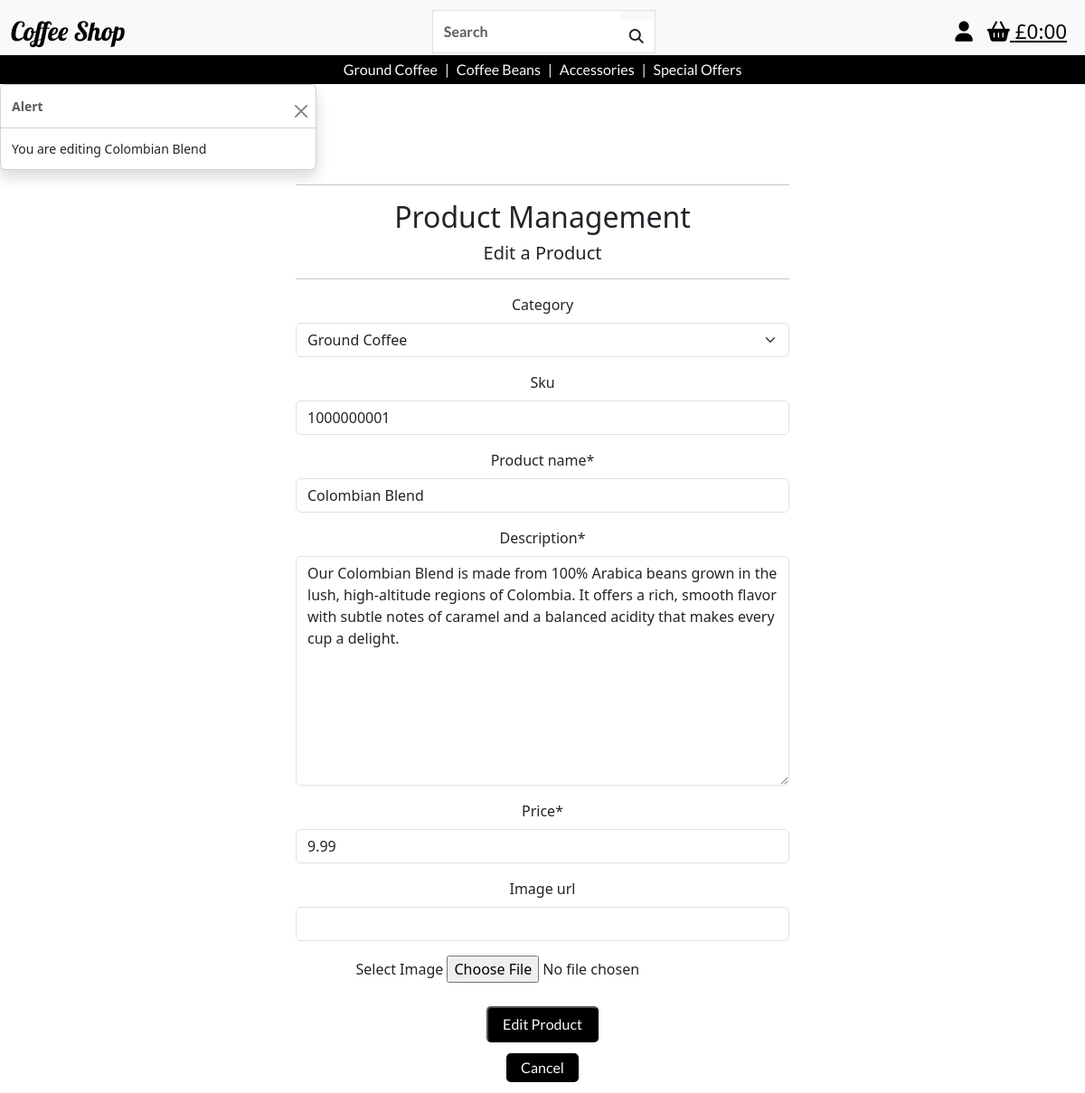
Page /products/edit/1/ (signed in) on the committed database.
### products/models.py (models this page shows, shortened)
class Product(models.Model):
    category = models.ForeignKey(
        'Category', null=True, blank=True, on_delete=models.SET_NULL)
    sku = models.CharField(max_length=254, null=True, blank=True, unique=True)
    product_name = models.CharField(max_length=254)
    description = models.TextField()
    price = models.DecimalField(max_digits=6, decimal_places=2)
    image_url = models.URLField(max_length=1024, null=True, blank=True)
    image = models.ImageField(null=True, blank=True)

### products/views.py (the view)
# urls.py: path('edit/<int:product_id>/', views.edit_product, name='edit_product'),
@login_required
def edit_product(request, product_id):
    if not request.user.is_superuser:
        messages.error(request, 'Sorry, only store owners can do that.')
        return redirect(reverse('home'))
    product = get_object_or_404(Product, pk=product_id)
    if request.method == 'POST':
        form = ProductForm(request.POST, request.FILES, instance=product)
        if form.is_valid():
            form.save()
            messages.success(request, 'Successfully updated product!')
            return redirect(reverse('product_detail', args=[product.id]))
        else:
            messages.error(request, 'Failed to update product. Please ensure the form is valid.')
    else:
        form = ProductForm(instance=product)
        messages.info(request, f'You are editing {product.product_name}')
    template = 'products/edit_product.html'
    context = {
        'form': form,
        'product': product,
    }
    return render(request, template, context)

### products/forms.py (shortened to what this page needs)
class ProductForm(forms.ModelForm):
    class Meta:
        model = Product
        fields = '__all__'
    image = forms.ImageField(label='Image', required=False, widget=CustomClearableFileInput)
    def __init__(self, *args, **kwargs):
        self.request = kwargs.pop('request', None)
        super().__init__(*args, **kwargs)
        categories = Category.objects.all()
        friendly_names = [(c.id, c.get_friendly_name()) for c in categories]
        self.fields['category'].choices = friendly_names

### bag/contexts.py (called while the page is built, shortened)
def bag_contents(request):
    bag_items = []
    total = 0
    product_count = 0
    bag = request.session.get('bag', {})
    if total < settings.FREE_DELIVERY_THRESHOLD:
        delivery = total * Decimal(settings.STANDARD_DELIVERY_PERCENTAGE / 100)
        free_delivery_delta = settings.FREE_DELIVERY_THRESHOLD - total
    else:
        delivery = 0
        free_delivery_delta = 0
    grand_total = delivery + total
    context = {
        'bag_items' : bag_items,
        'total' : total,
        'product_count' : product_count,
        'delivery': delivery,
        'free_delivery_delta' : free_delivery_delta,
        'free_delivery_threshold' : settings.FREE_DELIVERY_THRESHOLD,
        'grand_total' : grand_total,
    }
    return context

### products/models.py (called while the page is built)
    def get_friendly_name(self):
        return self.friendly_name

### products/templates/products/edit_product.html (shortened to what this page needs)
{% extends "base.html" %}
{% load static %}
{% block content %}
    <div class="container text-center">
        <div class="row justify-content-center">
            <div class="col-12 col-md-6">
                <hr>
                <h2>Product Management</h2>
                <h5>Edit a Product</h5>
                <hr>
            </div>
        </div>
        <div class="row justify-content-center">
            <div class="col-12 col-sm-8 col-md-6">
                <form method="POST" action="{% url 'edit_product' product.id %}" enctype="multipart/form-data">
                    {% for field in form %}
                        {% if field.name != 'image' %}
                            {{ field|as_crispy_field }}
                        {% else %}
                            {{ field }}
                        {% endif %}
                    {% endfor %}
                    <div class="text-center mt-3">
                        <button class="button" type="submit">Edit Product</button>
                    </div>
                    <div class="text-center m-3">
                    <a class="button" href="{% url 'products' %}">Cancel</a>
                </div>
                </form>
            </div>
        </div>
    </div>
{% endblock %}

### static/css/base.css (style rules this page uses)
button, .button { color: #f8f9fa; font-family: "lato", sans-serif; font-weight: 400; text-decoration: none; background-color: black; padding: 0.4rem 1rem; border-radius: 5px; margin-top: 10px; }

### rows in the picture
Product: form "Ground Coffee" "1000000001" "Colombian Blend" "Our Colombian Blend is made from 100% Arabica beans grown in the lush, high-altitude regions of Colombia. It offers a rich, smooth flavor with subtle notes of caramel and a balanced acidity that makes every cup a delight." "9.99"

### other values in the picture
{{ message }} "You are editing Colombian Blend"
